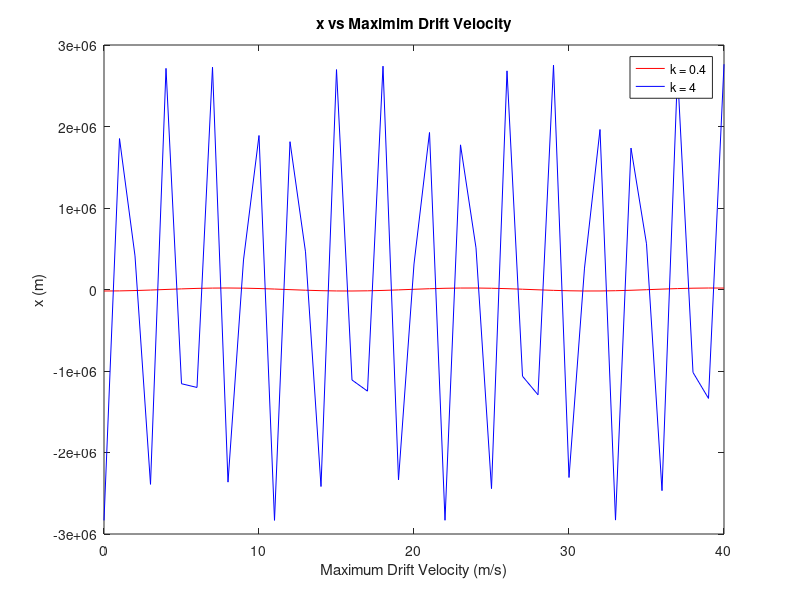
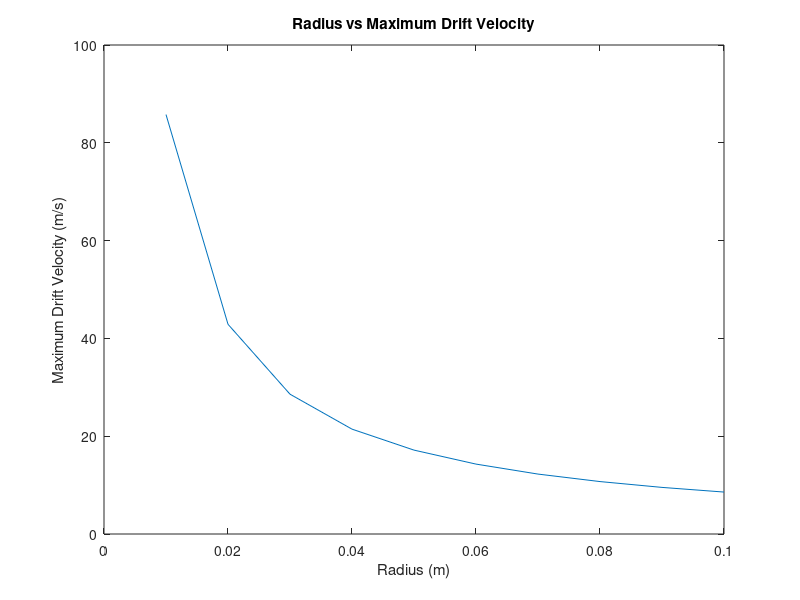

Recreate these plots in MATLAB, in order.
% Problem 1c graph

x = 0:1:40;
r = 8.431;
k1 = 0.4;
k2 = 4;
E1 = 0.4.*cos(k1.*x);
E2 = 0.4.*cos(k2.*x);
B = 4*10^(-5);
vExB1 = E1.*(1.-0.25.*(k1.^2).*(r.^2))./B;
vExB2 = E2.*(1.-0.25.*(k2.^2).*(r.^2))./B;
figure
plot(x,vExB1,'r',x,vExB2,'b')
legend('k = 0.4','k = 4')
title('x vs Maximim Drift Velocity')
xlabel('Maximum Drift Velocity (m/s)')
ylabel('x (m)')

% Problem 2b graph

a = 0:0.01:0.1;
B = 0.3;
kT = 0.3; % in eV, keeping eV allows me to drop e term in Emax formula
n0 = 10^(-13);
Emax = 2.*0.3.*exp(-0.5)./(a.*sqrt(2));
vExB = Emax./B;
figure
plot(a,vExB)
title('Radius vs Maximum Drift Velocity')
xlabel('Radius (m)')
ylabel('Maximum Drift Velocity (m/s)')